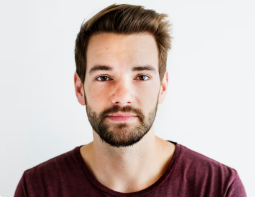
%> input picture Digital image processing using octave/DIP_chapter_seven/faces/Screenshot 2025-09-02 171343 - Copy.png, 255 x 197 px; its folder holds only this picture in this run
$ octave DIP_ch7.m   (GNU Octave 9; MATLAB toolbox functions it lacks are replaced by stand-ins)
%> lines starting %> are read from the running program, lines starting %| are printed output that depends on the picture
pkg load image;

img_dir    = fullfile(pwd, 'faces');
img_size   = [64, 64];
min_images = 8;
top_k_display = 5;
k_recon = 20;

exts = {'*.pgm','*.png','*.jpg','*.jpeg','*.bmp','*.tif','*.tiff'};
img_files = [];

if exist(img_dir, 'dir')
    for e = 1:numel(exts)
        f = dir(fullfile(img_dir, exts{e}));
        if ~isempty(f)
            img_files = [img_files; f];
        end
    end
end

if isempty(img_files)
    fprintf('Folder "%s" missing or empty. Using synthetic fallback dataset.\n', img_dir);
    base = load_image();
    if ndims(base) == 3, base = rgb2gray(base); end
    base = im2double(imresize(base, img_size));
    data_imgs = cell(1, min_images);
    for i = 1:min_images
        I = base;
        switch mod(i-1,6)
            case 1, I = fliplr(I);
            case 2, I = flipud(I);
            case 3, I = imrotate(I, 15, 'bilinear', 'crop');
            case 4, I = imrotate(I, -15, 'bilinear', 'crop');
            case 5, I = imadjust(I, stretchlim(I,0.02));
        end
        I = imnoise(I, 'gaussian', 0, 0.001 * i);
        data_imgs{i} = im2double(imresize(I, img_size));
    end
    num_imgs = numel(data_imgs);
    data = zeros(prod(img_size), num_imgs);
    for i = 1:num_imgs
        data(:,i) = data_imgs{i}(:);
    end
else
    num_imgs = numel(img_files);
    data = zeros(prod(img_size), num_imgs);
    for i = 1:num_imgs
        img = imread(fullfile(img_files(i).folder, img_files(i).name));
%> img is the input picture: size 197x255x3 uint8; mean R, G, B 196.6, 181.9, 178.1
        if ndims(img) == 3, img = rgb2gray(img); end
%> after `img = rgb2gray(img)`:
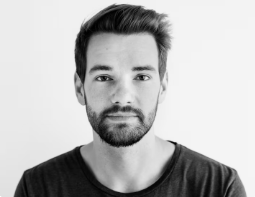
%> img: size 197x255 uint8; min 0, max 253, mean 185.9
        img = im2double(imresize(img, img_size));
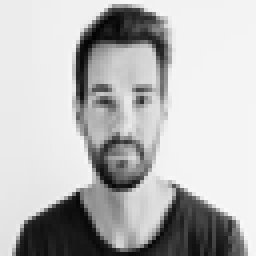
%> img: size 64x64 double (shown 4 times larger); min 0.0118, max 0.976, mean 0.729
        data(:, i) = img(:);
    end
end


mean_face = mean(data, 2);
%> mean_face = 4096 values, max 0.976 at index 3637, min 0.0118 at index 1482, mean 0.729
centered_data = data - mean_face;
%> centered_data = 4096 values from 0 to 0

C = centered_data' * centered_data;
%> C = 0
[Vec, Val] = eig(C);
%> Vec = 1; Val = 0
eigvals = diag(Val);
%> eigvals = 0
[eigvals_sorted, idx] = sort(eigvals, 'descend');
%> eigvals_sorted = 0; idx = 1
Vec = Vec(:, idx);
eigenfaces = centered_data * Vec;
%> eigenfaces = 4096 values from 0 to 0
eigenfaces = bsxfun(@rdivide, eigenfaces, sqrt(sum(eigenfaces.^2,1)) + eps);

figure('Name','Eigenfaces - Mean and Reconstructions','NumberTitle','off','Position',[100 100 1200 600]);
subplot(2, top_k_display+1, 1);
imshow(reshape(mean_face, img_size), []);
title('Mean Face');

for i = 1:top_k_display
    subplot(2, top_k_display+1, 1+i);
    imshow(reshape(eigenfaces(:, i), img_size), []);
    title(sprintf('Eigenface %d', i));
end

k = min(k_recon, size(eigenfaces,2));
%> k = 1
Uk = eigenfaces(:, 1:k);
%> Uk = 4096 values from 0 to 0

for j = 1:min(5, num_imgs)
    proj = Uk' * (centered_data(:,j));
    recon = Uk * proj + mean_face;
    subplot(2, top_k_display+1, top_k_display+1+j);
    imshow(reshape(recon, img_size), []);
    if j == 1
        title(sprintf('Reconstructed (k=%d)', k));
    else
        title(sprintf('Recon %d', j));
    end
end
%> this loop made 1 pass
%> proj on pass 1: 0

fprintf('PCA completed: %d images, size %dx%d, computed %d eigenfaces.\n', ...
    num_imgs, img_size(1), img_size(2), size(eigenfaces,2));
%| PCA completed: 1 images, size 64x64, computed 1 eigenfaces.
